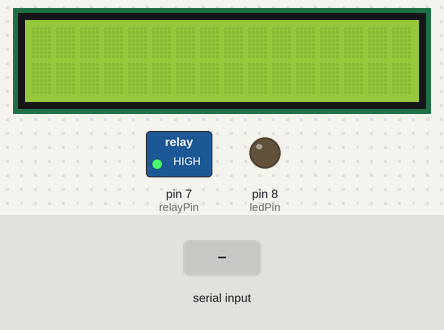
Simulated run of this sketch. Board: Arduino Uno, built with avr-gcc and run on an emulated ATmega328P. Shown: 16×2 character LCD, switched loads named in the sketch (green lamp = pin HIGH), output pins drawn as LEDs (lit = HIGH). The inputs (shaded band) are chosen by the test bench. What the sketch prints to the serial monitor is not drawn.

Above: at 1.2 s.
1.3 s: "1\n" received over Serial
At 2.5 s:
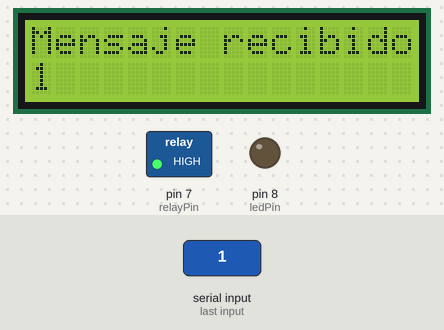
2.8 s: "ON\n" received over Serial
At 5.0 s:
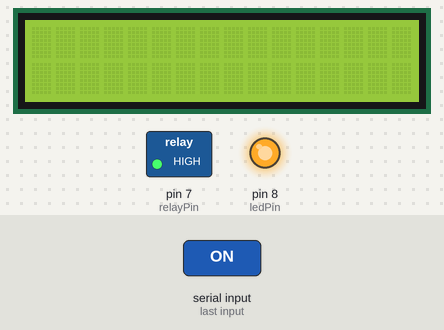
5.8 s: "ABRIR\n" received over Serial
At 6.6 s:
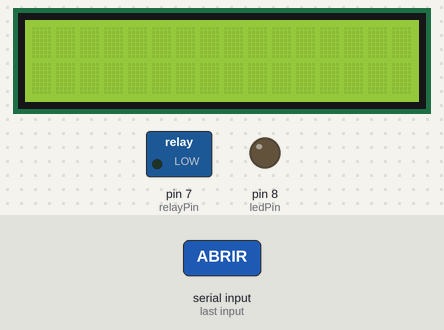
Timing chart, 0 to 10.3 s (numbered marks = the images above; inputs shaded):
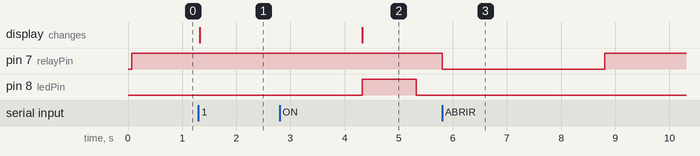

The sketch:

lcd-ledverde-rele.ino
```cpp
#include <Wire.h>
#include <LCD.h>
#include <LiquidCrystal_I2C.h>

// Crear el objeto lcd con dirección 0x27 y dimensiones de 16 columnas x 2 filas
LiquidCrystal_I2C lcd (0x27, 2, 1, 0, 4, 5, 6, 7); // DIR, E, RW, RS, D4, D5, D6, D7

const int relayPin = 7; // Pin GPIO al que está conectado el relé
const int ledPin = 8; // Pin del LED

void setup() {
    // Inicializar la comunicación serial a 9600 baudios
    Serial.begin(9600);

    // Inicializar la pantalla LCD
    lcd.setBacklightPin(3, POSITIVE); // Puerto P3 de PCF8574 como positivo
    lcd.setBacklight(HIGH);           // Habilita iluminación posterior de LCD
    lcd.begin(16, 2);                 // 16 columnas por 2 líneas para LCD 1602A
    lcd.clear();                      // Limpia la pantalla

    // Configurar el pin del relé como salida y apagarlo inicialmente
    pinMode(relayPin, OUTPUT);
    digitalWrite(relayPin, HIGH);

    // Configurar el pin del LED como salida
    pinMode(ledPin, OUTPUT);
}

void loop() {
    // Verificar si hay datos disponibles en el puerto serial
    if (Serial.available() > 0) {
        // Leer la línea de datos recibidos hasta encontrar un salto de línea
        String message = Serial.readStringUntil('\n');
        message.trim(); // Eliminar espacios en blanco y saltos de línea

        // Comparar el comando recibido y actuar en consecuencia
        if (message.equalsIgnoreCase("ON") || message.equalsIgnoreCase("OFF") || message.equalsIgnoreCase("ABRIR")) {
            Serial.println("Comando conocido recibido");

            // Controlar el relé con el comando "ABRIR"
            if (message.equalsIgnoreCase("ABRIR")) {
                digitalWrite(relayPin, LOW); // Encender el relé
                Serial.println("Relé encendido");
                delay(3000); // Esperar 3 segundos
                digitalWrite(relayPin, HIGH); // Apagar el relé
                Serial.println("Relé apagado");
            }

            // Controlar el LED con el comando "ON"
            if (message.equalsIgnoreCase("ON")) {
                digitalWrite(ledPin, HIGH); // Encender LED
                delay(1000); // Mantener encendido por 1 segundo
                digitalWrite(ledPin, LOW); // Apagar LED
                Serial.println("LED apagado");
            }

        } else {
            Serial.println("Datos recibidos: " + message);  // Imprime el mensaje recibido en el monitor serial

            // Limpiar la pantalla LCD
            lcd.clear();

            // Mostrar un mensaje fijo en la primera línea
            lcd.setCursor(0, 0);
            lcd.print("Mensaje recibido:");

            // Mostrar el mensaje recibido en la segunda línea
            lcd.setCursor(0, 1);
            lcd.print(message);

            // Esperar 3 segundos antes de limpiar la pantalla LCD
            delay(3000);
            lcd.clear();
        }
    }
}
```

Measured:
- after the input at 1.3 s, the display: changes at once (image 1)
- after the input at 2.8 s, pin 8 (ledPin): LOW → HIGH after 1.5 s, → LOW 1.0 s later
- after the input at 5.8 s, pin 7 (relayPin): HIGH → LOW at once, → HIGH 3.0 s later
